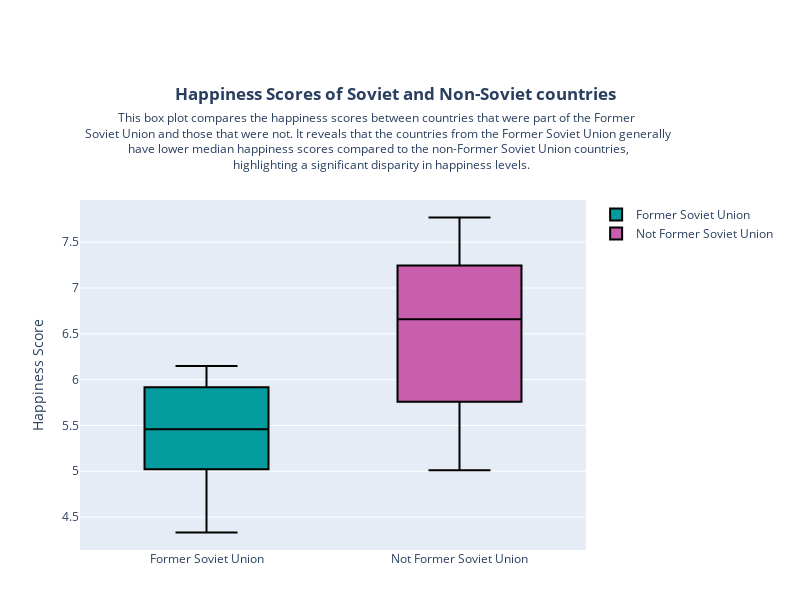

Notebook cell for this chart:
### Markdown cell above
### Historical Context
Another layer of analysis compares happiness levels between countries that were part of the former Soviet Union and those that were not. A box plot provides a visual comparison:

- `Former Soviet Union countries` tend to have lower overall happiness scores.
- `Non-Former Soviet Union countries` exhibit higher and more varied happiness scores.

### Code cell
import plotly.graph_objects as go

ex_soviet_states = ["Belarus", "Estonia", "Latvia", "Lithuania", "Moldova", "Russia", "Ukraine", "Bosnia and Herzegovina", "Albania"]

data['Ex-Soviet State'] = data['Country'].isin(ex_soviet_states)
data['Ex-Soviet State'] = data['Ex-Soviet State'].apply(lambda x: 'True' if x else 'False')

ex = data[data['Ex-Soviet State'] == "True"]
non_ex = data[data['Ex-Soviet State'] == "False"]

fig = go.Figure()

fig.add_trace(go.Box(
    y=ex["Happiness Score"],
    name="Former Soviet Union",
    fillcolor="#049b9e", 
    line_color="black",
))

fig.add_trace(go.Box(
    y=non_ex["Happiness Score"],
    name="Not Former Soviet Union",
    fillcolor="#c85fac",  
    line_color="black",  
))

fig.update_layout(
    yaxis_title="Happiness Score",
    width=790,
    
    height=600,
    title="<b>Happiness Scores of Soviet and Non-Soviet countries</b>",
    title_x=0.5,
    margin=dict(t=200, r=50,b=50),
)
fig.add_annotation(x=-.00, y=1.07,
                   xref='paper', yref='paper',
                   showarrow=False,
                   xanchor='left',
                   yanchor='bottom',
                   align='center',
                   text="This box plot compares the happiness scores between countries that were part of the Former <br> Soviet Union and those that were not. It reveals that the countries from the Former Soviet Union generally <br> have lower median happiness scores compared to the non-Former Soviet Union countries, <br>  highlighting a significant disparity in happiness levels.")

fig.show()

### Figure 1 — Plotly figure (JSON) as saved in the notebook; plotly's stock layout.template omitted (floating-point values rounded to 4 significant figures)
{"data": [{"fillcolor": "#049b9e", "line": {"color": "black"}, "name": "Former Soviet Union", "type": "box", "y": [6.149, 5.893, 5.94, 4.719, 5.529, 5.386, 5.323, 4.332]}, {"fillcolor": "#c85fac", "line": {"color": "black"}, "name": "Not Former Soviet Union", "type": "box", "y": [7.48, 7.6, 7.021, 7.054, 6.726, 6.852, 7.488, 7.769, 7.494, 6.046, 7.09, 6.985, 6.354, 6.07, 7.246, 5.011, 5.693, 7.554, 7.343, 5.523, 6.923, 6.223, 6.592, 5.758, 6.118, 5.432, 6.182, 5.603, 5.287, 5.274]}], "layout": {"annotations": [{"align": "center", "showarrow": false, "text": "This box plot compares the happiness scores between countries that were part of the Former <br> Soviet Union and those that were not. It reveals that the countries from the Former Soviet Union generally <br> have lower median happiness scores compared to the non-Former Soviet Union countries, <br>  highlighting a significant disparity in happiness levels.", "x": 0, "xanchor": "left", "xref": "paper", "y": 1.07, "yanchor": "bottom", "yref": "paper"}], "height": 600, "margin": {"b": 50, "r": 50, "t": 200}, "title": {"text": "<b>Happiness Scores of Soviet and Non-Soviet countries</b>", "x": 0.5}, "width": 790, "yaxis": {"title": {"text": "Happiness Score"}}}}
